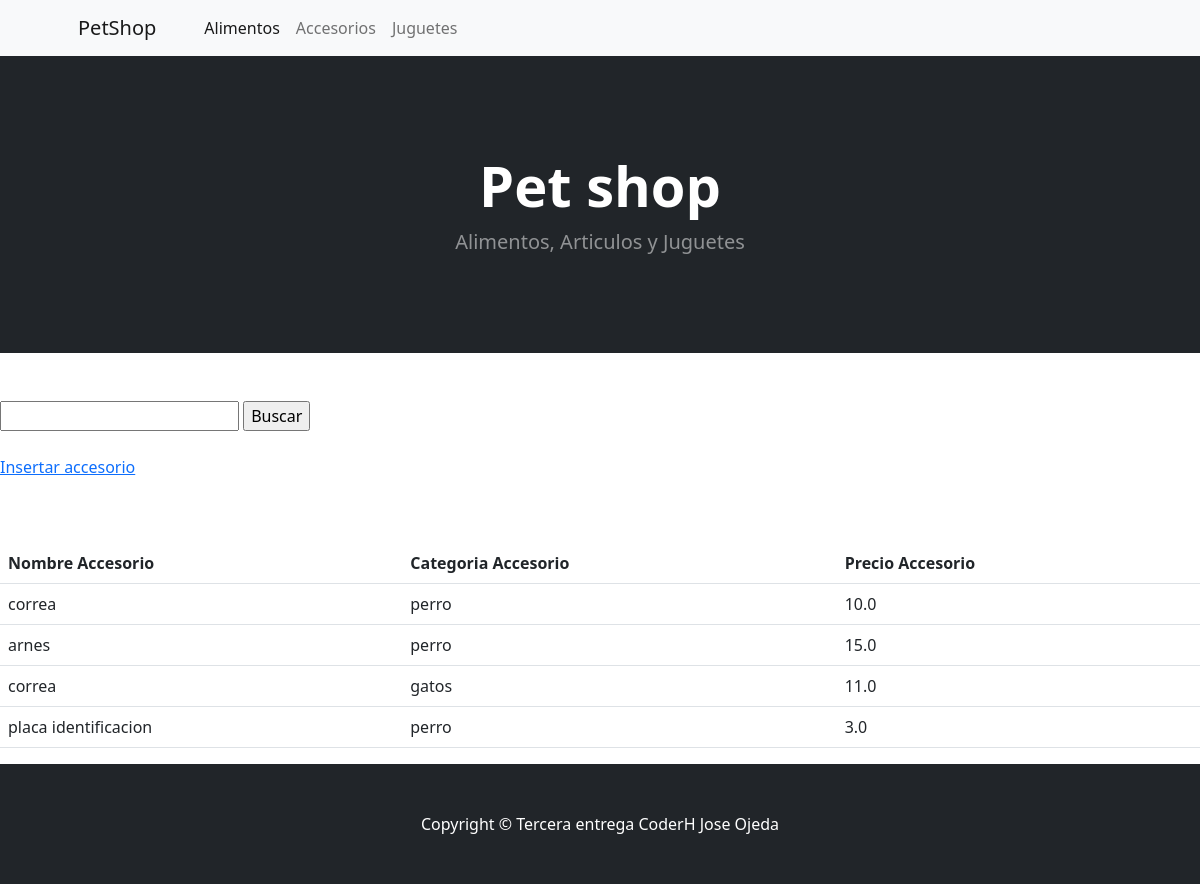
The app's page //accesorios-mascotas/, older data.
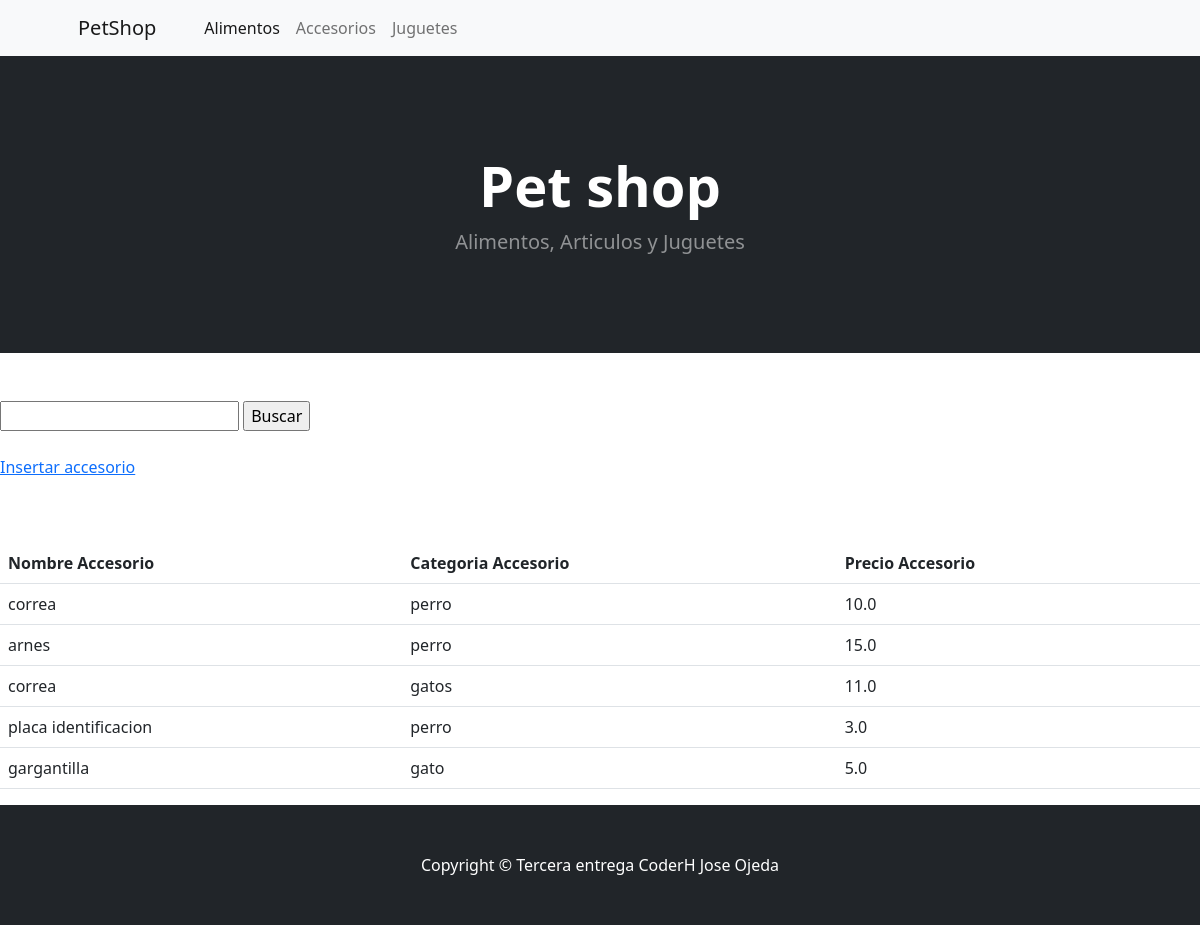
The same page, newer data.
### app_entrega/models.py (models this page shows, shortened)
class Accesorio(models.Model):
    nombre_ac = models.CharField(max_length=256)
    categoria_ac = models.CharField(max_length=256)
    precio_ac = models.FloatField(max_length=4)

### app_entrega/views.py (the view)
# urls.py: path('/accesorios-mascotas/', views.accesorios, name='accesorios_mascotas'  ),
def accesorios(request):
    contexto = {'accesorios': Accesorio.objects.all()}
    return render(request, 'app_entrega/accesorios.html', contexto)

### app_entrega/templates/app_entrega/accesorios.html (shortened to what this page needs)
{% extends 'app_entrega/base.html' %}
{% block content %}
<br><br>
<form action= "{% url 'buscar_acc' %}" method="GET">
    <input type="text" name='query_acc'>
    <input type="submit" value="Buscar">
</form>
<br>
<p><a href="{% url 'insertar_accesorio' %}">Insertar accesorio</a></p>
<br><br>
<table class="table">
    <tbody>
        <tr>
            <th>Nombre Accesorio</th>
            <th>Categoria Accesorio</th>
            <th>Precio Accesorio</th>
        </tr>
        {% for accesorio in accesorios %}
        <tr>
            <td>{{ accesorio.nombre_ac }}</td>
            <td>{{ accesorio.categoria_ac }}</td>
            <td>{{ accesorio.precio_ac }}</td>
        </tr>
        {% endfor %}
    </tbody>
</table>
{% endblock content %}

Row changes from the older to the newer data that the page shows:
added Accesorio: nombre_ac "gargantilla", categoria_ac "gato", precio_ac "5.0"
